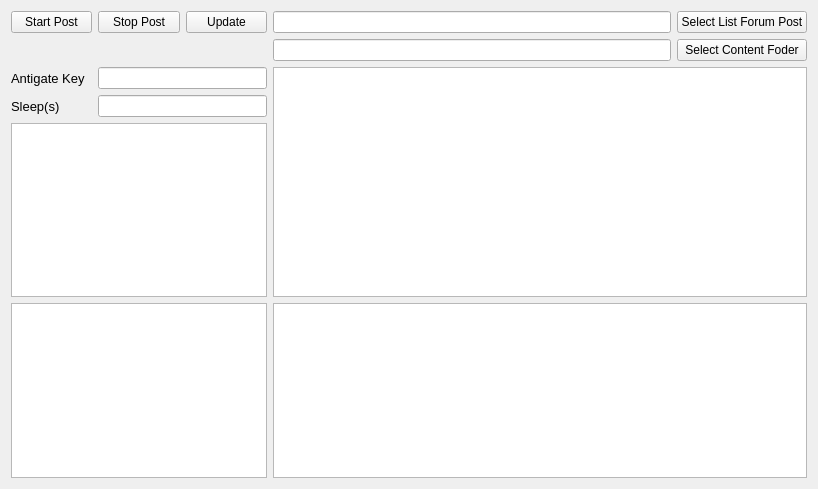
<?xml version="1.0" encoding="UTF-8"?>
<ui version="4.0">
 <class>Form</class>
 <widget class="QWidget" name="Form">
  <property name="geometry">
   <rect>
    <x>0</x>
    <y>0</y>
    <width>818</width>
    <height>489</height>
   </rect>
  </property>
  <property name="windowTitle">
   <string>Form</string>
  </property>
  <layout class="QGridLayout" name="gridLayout">
   <item row="0" column="2">
    <widget class="QPushButton" name="updateButton">
     <property name="text">
      <string>Update</string>
     </property>
    </widget>
   </item>
   <item row="0" column="1">
    <widget class="QPushButton" name="stopButton">
     <property name="text">
      <string>Stop Post</string>
     </property>
    </widget>
   </item>
   <item row="0" column="4">
    <widget class="QPushButton" name="forumPostButton">
     <property name="text">
      <string>Select List Forum Post</string>
     </property>
    </widget>
   </item>
   <item row="1" column="3">
    <widget class="QLineEdit" name="contentlineEdit"/>
   </item>
   <item row="1" column="4">
    <widget class="QPushButton" name="contentButton">
     <property name="text">
      <string>Select Content Foder</string>
     </property>
    </widget>
   </item>
   <item row="3" column="0">
    <widget class="QLabel" name="label_2">
     <property name="font">
      <font>
       <pointsize>10</pointsize>
      </font>
     </property>
     <property name="text">
      <string>Antigate Key</string>
     </property>
    </widget>
   </item>
   <item row="3" column="3" rowspan="3" colspan="2">
    <widget class="QTextEdit" name="postedTextEdit">
     <property name="readOnly">
      <bool>true</bool>
     </property>
    </widget>
   </item>
   <item row="4" column="0">
    <widget class="QLabel" name="label_3">
     <property name="font">
      <font>
       <pointsize>10</pointsize>
      </font>
     </property>
     <property name="text">
      <string>Sleep(s)</string>
     </property>
    </widget>
   </item>
   <item row="3" column="1" colspan="2">
    <widget class="QLineEdit" name="antigateKeyLineEdit"/>
   </item>
   <item row="4" column="1" colspan="2">
    <widget class="QLineEdit" name="timeSleepLineEdit"/>
   </item>
   <item row="5" column="0" colspan="3">
    <widget class="QTextEdit" name="statusTextEdit"/>
   </item>
   <item row="6" column="0" colspan="3">
    <widget class="QTextEdit" name="htmlTextEdit">
     <property name="readOnly">
      <bool>true</bool>
     </property>
    </widget>
   </item>
   <item row="6" column="3" colspan="2">
    <widget class="QTextEdit" name="falseTextEdit"/>
   </item>
   <item row="0" column="3">
    <widget class="QLineEdit" name="forumPostlineEdit"/>
   </item>
   <item row="0" column="0">
    <widget class="QPushButton" name="startButton">
     <property name="text">
      <string>Start Post</string>
     </property>
    </widget>
   </item>
  </layout>
 </widget>
 <resources/>
 <connections/>
</ui>
